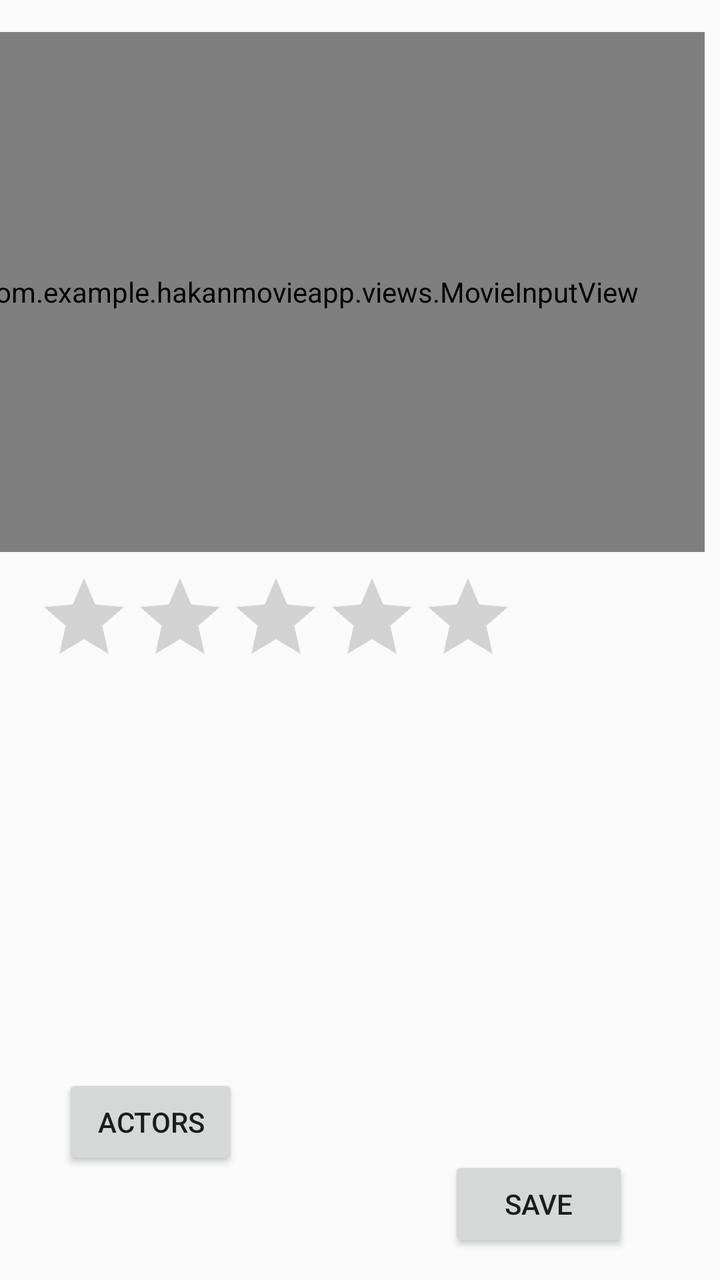
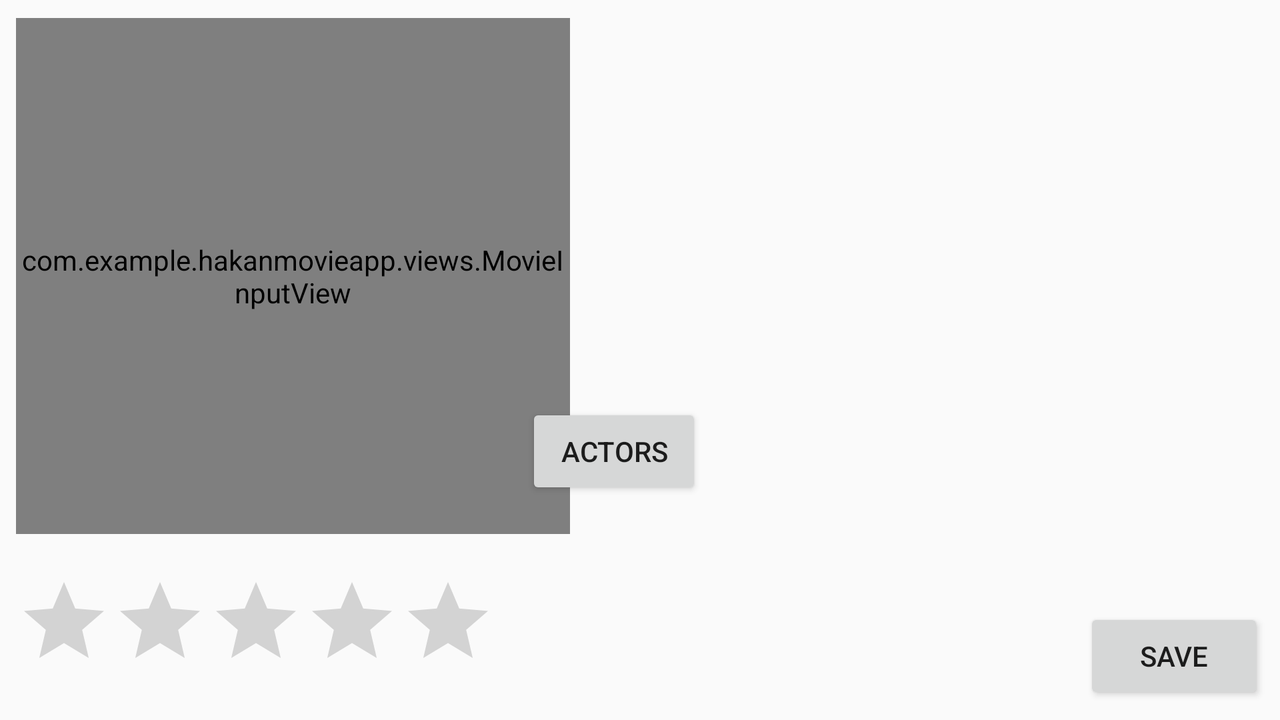

An Android layout and its configuration variant, each rendered on a device that would load it. The default file and the variant file are quoted in full after the pictures.
<!-- AndroidManifest.xml: application theme AppTheme -->
<!-- res/layout/activity_update_movie.xml -->
<?xml version="1.0" encoding="utf-8"?>
<android.support.constraint.ConstraintLayout xmlns:android="http://schemas.android.com/apk/res/android"
    xmlns:app="http://schemas.android.com/apk/res-auto"
    xmlns:tools="http://schemas.android.com/tools"
    android:layout_width="match_parent"
    android:layout_height="match_parent"
    tools:context=".UpdateMovieActivity">

    <RatingBar
        android:id="@+id/ratingBarUpdateMovie"
        android:layout_width="wrap_content"
        android:layout_height="wrap_content"
        android:layout_marginStart="8dp"
        android:layout_marginLeft="8dp"
        android:layout_marginTop="8dp"
        android:layout_marginEnd="8dp"
        android:layout_marginRight="8dp"
        android:layout_marginBottom="40dp"
        android:stepSize="1"
        app:layout_constraintBottom_toTopOf="@+id/ListViewMovieUpdateStudio"
        app:layout_constraintEnd_toEndOf="parent"
        app:layout_constraintHorizontal_bias="0.096"
        app:layout_constraintStart_toStartOf="parent"
        app:layout_constraintTop_toBottomOf="@+id/editTextDirector" />

    <ListView
        android:id="@+id/ListViewMovieUpdateStudio"
        android:layout_width="381dp"
        android:layout_height="118dp"
        android:layout_marginStart="12dp"
        android:layout_marginLeft="12dp"
        android:layout_marginTop="8dp"
        android:layout_marginEnd="8dp"
        android:layout_marginRight="8dp"
        android:layout_marginBottom="140dp"
        android:choiceMode="singleChoice"
        android:listSelector="@color/colorPrimary"
        app:layout_constraintBottom_toBottomOf="parent"
        app:layout_constraintEnd_toEndOf="parent"
        app:layout_constraintHorizontal_bias="0.2"
        app:layout_constraintStart_toStartOf="parent"
        app:layout_constraintTop_toBottomOf="@+id/ratingBarMovie"
        app:layout_constraintVertical_bias="0.002" />

    <Button
        android:id="@+id/buttonUpdateActorOfMovie"
        android:layout_width="wrap_content"
        android:layout_height="wrap_content"
        android:layout_marginStart="8dp"
        android:layout_marginLeft="8dp"
        android:layout_marginTop="8dp"
        android:layout_marginEnd="8dp"
        android:layout_marginRight="8dp"
        android:layout_marginBottom="20dp"
        android:text="Actors"
        android:onClick="UpdateActorsOfMovie"
        app:layout_constraintBottom_toBottomOf="parent"
        app:layout_constraintEnd_toEndOf="parent"
        app:layout_constraintHorizontal_bias="0.091"
        app:layout_constraintStart_toStartOf="parent"
        app:layout_constraintTop_toBottomOf="@+id/ListViewMovieUpdateStudio"
        app:layout_constraintVertical_bias="0.453" />

    <Button
        android:id="@+id/buttonUpdateMovieSave"
        android:layout_width="90dp"
        android:layout_height="wrap_content"
        android:layout_marginStart="8dp"
        android:layout_marginLeft="8dp"
        android:layout_marginTop="8dp"
        android:layout_marginEnd="8dp"
        android:layout_marginRight="8dp"
        android:layout_marginBottom="8dp"
        android:text="Save"
        android:onClick="saveUpdatedMovie"
        app:layout_constraintBottom_toBottomOf="parent"
        app:layout_constraintEnd_toEndOf="parent"
        app:layout_constraintHorizontal_bias="0.72"
        app:layout_constraintStart_toEndOf="@+id/buttonUpdateActorOfMovie"
        app:layout_constraintTop_toBottomOf="@+id/ListViewMovieUpdateStudio"
        app:layout_constraintVertical_bias="0.923" />

    <com.example.hakanmovieapp.views.MovieInputView
        android:id="@+id/MovieInputViewUpdate"
        android:layout_width="395dp"
        android:layout_height="260dp"
        android:layout_marginStart="8dp"
        android:layout_marginLeft="8dp"
        android:layout_marginTop="8dp"
        android:layout_marginEnd="8dp"
        android:layout_marginRight="8dp"
        android:layout_marginBottom="8dp"
        app:layout_constraintBottom_toTopOf="@+id/ratingBarUpdateMovie"
        app:layout_constraintEnd_toEndOf="parent"
        app:layout_constraintHorizontal_bias="1.0"
        app:layout_constraintStart_toStartOf="parent"
        app:layout_constraintTop_toTopOf="parent"
        app:layout_constraintVertical_bias="0.89" />

</android.support.constraint.ConstraintLayout>
<!-- resources referenced by this layout -->
<resources>
  <style name="AppTheme" parent="Theme.AppCompat.Light.DarkActionBar">
          
          <item name="colorPrimary">@color/colorPrimary</item>
          <item name="colorPrimaryDark">@color/colorPrimaryDark</item>
          <item name="colorAccent">@color/colorAccent</item>
      </style>
</resources>
<!-- res/layout-land/activity_update_movie.xml (the repository's variant of the layout above) -->
<!-- drawn on the phone turned sideways -->
<?xml version="1.0" encoding="utf-8"?>
<android.support.constraint.ConstraintLayout xmlns:android="http://schemas.android.com/apk/res/android"
    xmlns:app="http://schemas.android.com/apk/res-auto"
    xmlns:tools="http://schemas.android.com/tools"
    android:layout_width="match_parent"
    android:layout_height="match_parent"
    tools:context=".UpdateMovieActivity">

    <RatingBar
        android:id="@+id/ratingBarUpdateMovie"
        android:layout_width="wrap_content"
        android:layout_height="wrap_content"
        android:layout_marginStart="8dp"
        android:layout_marginLeft="8dp"
        android:layout_marginTop="8dp"
        android:layout_marginEnd="8dp"
        android:layout_marginRight="8dp"
        android:layout_marginBottom="16dp"
        android:stepSize="1"
        app:layout_constraintBottom_toBottomOf="parent"
        app:layout_constraintEnd_toEndOf="parent"
        app:layout_constraintHorizontal_bias="0.0"
        app:layout_constraintStart_toStartOf="parent"
        app:layout_constraintTop_toBottomOf="@+id/editTextDirector" />

    <ListView
        android:id="@+id/ListViewMovieUpdateStudio"
        android:layout_width="381dp"
        android:layout_height="118dp"
        android:layout_marginStart="12dp"
        android:layout_marginLeft="12dp"
        android:layout_marginTop="8dp"
        android:layout_marginEnd="8dp"
        android:layout_marginRight="8dp"
        android:layout_marginBottom="172dp"
        android:choiceMode="singleChoice"
        android:listSelector="@color/colorPrimary"
        app:layout_constraintBottom_toBottomOf="parent"
        app:layout_constraintEnd_toEndOf="parent"
        app:layout_constraintHorizontal_bias="0.893"
        app:layout_constraintStart_toStartOf="parent"
        app:layout_constraintTop_toBottomOf="@+id/ratingBarMovie"
        app:layout_constraintVertical_bias="0.002" />

    <Button
        android:id="@+id/buttonUpdateActorOfMovie"
        android:layout_width="wrap_content"
        android:layout_height="wrap_content"
        android:layout_marginStart="8dp"
        android:layout_marginLeft="8dp"
        android:layout_marginTop="8dp"
        android:layout_marginEnd="8dp"
        android:layout_marginRight="8dp"
        android:layout_marginBottom="20dp"
        android:onClick="UpdateActorsOfMovie"
        android:text="Actors"
        app:layout_constraintBottom_toBottomOf="parent"
        app:layout_constraintEnd_toEndOf="parent"
        app:layout_constraintHorizontal_bias="0.476"
        app:layout_constraintStart_toStartOf="parent"
        app:layout_constraintTop_toBottomOf="@+id/ListViewMovieUpdateStudio"
        app:layout_constraintVertical_bias="0.06" />

    <Button
        android:id="@+id/buttonUpdateMovieSave"
        android:layout_width="90dp"
        android:layout_height="wrap_content"
        android:layout_marginStart="8dp"
        android:layout_marginLeft="8dp"
        android:layout_marginTop="8dp"
        android:layout_marginEnd="8dp"
        android:layout_marginRight="8dp"
        android:layout_marginBottom="8dp"
        android:onClick="saveUpdatedMovie"
        android:text="Save"
        app:layout_constraintBottom_toBottomOf="parent"
        app:layout_constraintEnd_toEndOf="parent"
        app:layout_constraintHorizontal_bias="1.0"
        app:layout_constraintStart_toEndOf="@+id/buttonUpdateActorOfMovie"
        app:layout_constraintTop_toBottomOf="@+id/ListViewMovieUpdateStudio"
        app:layout_constraintVertical_bias="1.0" />

    <com.example.hakanmovieapp.views.MovieInputView
        android:id="@+id/MovieInputViewUpdate"
        android:layout_width="277dp"
        android:layout_height="258dp"
        android:layout_marginStart="8dp"
        android:layout_marginLeft="8dp"
        android:layout_marginTop="8dp"
        android:layout_marginEnd="8dp"
        android:layout_marginRight="8dp"
        android:layout_marginBottom="8dp"
        app:layout_constraintBottom_toTopOf="@+id/ratingBarUpdateMovie"
        app:layout_constraintEnd_toEndOf="parent"
        app:layout_constraintHorizontal_bias="0.0"
        app:layout_constraintStart_toStartOf="parent"
        app:layout_constraintTop_toTopOf="parent"
        app:layout_constraintVertical_bias="0.065" />

</android.support.constraint.ConstraintLayout>
